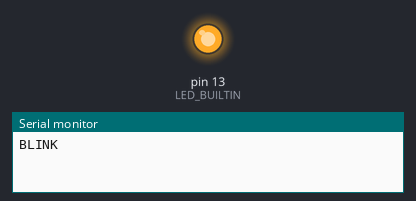
Recording of a sketch running on a simulated Arduino Uno, built with avr-gcc and run on an emulated ATmega328P. Parts: output pins drawn as LEDs (lit = HIGH), the last lines printed to the serial monitor.

Above: at 0.1 s.
At 5.1 s:
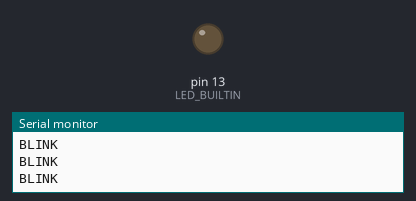
Timing chart, 0 to 6.6 s (numbered marks = the images above):
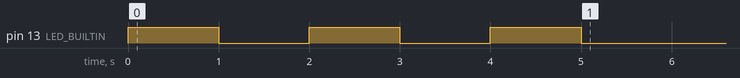

The sketch:

sketch_jun08b.ino
```cpp
void blink(int pin, int times, int del) {
    for (; times != 0; times--) {
        Serial.println("BLINK");
        digitalWrite(pin, HIGH);
        delay(del);
        digitalWrite(pin, LOW);
        delay(del);
    }
}

void setup() {
  Serial.begin(9600);
  pinMode(LED_BUILTIN, OUTPUT);
  blink(LED_BUILTIN, 3, 1000);

}

void loop() {
  // put your main code here, to run repeatedly:

}
```

empty.ino
```cpp

```
